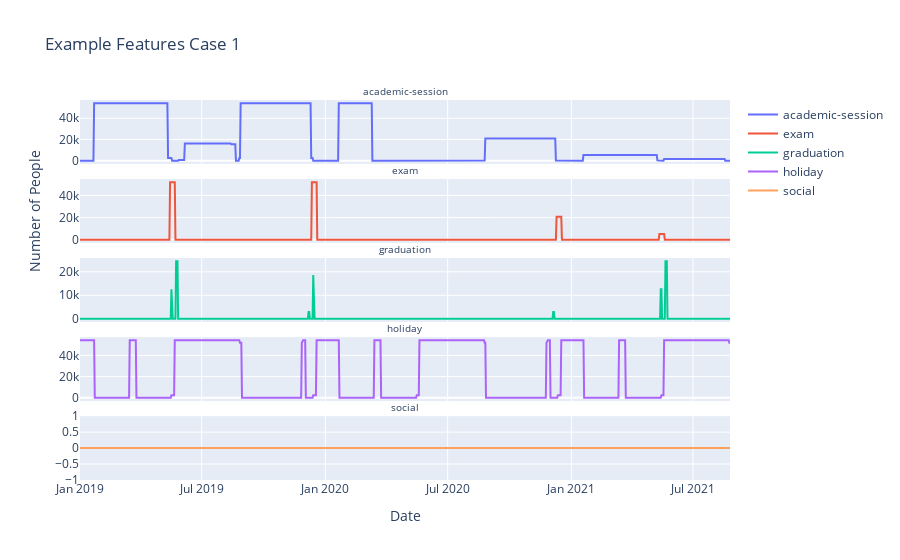

Notebook source saved alongside this figure:
### Code cell
plot_case_features(df_case_1, 'Case 1')

### Figure 1 — Plotly figure (JSON) as saved in the notebook; plotly's stock layout.template omitted (floating-point values rounded to 4 significant figures; data arrays with more than 128 entries replaced by an {"elided": "..."} marker saying what was removed)
{"data": [{"mode": "lines", "name": "academic-session", "type": "scatter", "x": {"elided": "968 str values"}, "xaxis": "x", "y": {"elided": "968 int values"}, "yaxis": "y"}, {"mode": "lines", "name": "exam", "type": "scatter", "x": {"elided": "968 str values"}, "xaxis": "x2", "y": {"elided": "968 int values"}, "yaxis": "y2"}, {"mode": "lines", "name": "graduation", "type": "scatter", "x": {"elided": "968 str values"}, "xaxis": "x3", "y": {"elided": "968 int values"}, "yaxis": "y3"}, {"mode": "lines", "name": "holiday", "type": "scatter", "x": {"elided": "968 str values"}, "xaxis": "x4", "y": {"elided": "968 int values"}, "yaxis": "y4"}, {"mode": "lines", "name": "social", "type": "scatter", "x": {"elided": "968 str values"}, "xaxis": "x5", "y": {"elided": "968 int values"}, "yaxis": "y5"}], "layout": {"annotations": [{"font": {"size": 10}, "showarrow": false, "text": "academic-session", "x": 0.5, "xanchor": "center", "xref": "paper", "y": 1, "yanchor": "bottom", "yref": "paper"}, {"font": {"size": 10}, "showarrow": false, "text": "exam", "x": 0.5, "xanchor": "center", "xref": "paper", "y": 0.792, "yanchor": "bottom", "yref": "paper"}, {"font": {"size": 10}, "showarrow": false, "text": "graduation", "x": 0.5, "xanchor": "center", "xref": "paper", "y": 0.584, "yanchor": "bottom", "yref": "paper"}, {"font": {"size": 10}, "showarrow": false, "text": "holiday", "x": 0.5, "xanchor": "center", "xref": "paper", "y": 0.376, "yanchor": "bottom", "yref": "paper"}, {"font": {"size": 10}, "showarrow": false, "text": "social", "x": 0.5, "xanchor": "center", "xref": "paper", "y": 0.168, "yanchor": "bottom", "yref": "paper"}], "autosize": true, "title": {"text": "Example Features Case 1"}, "xaxis": {"anchor": "y", "autorange": true, "domain": [0, 1], "matches": "x5", "range": ["2019-01-01", "2021-08-25"], "showticklabels": false, "type": "date"}, "xaxis2": {"anchor": "y2", "autorange": true, "domain": [0, 1], "matches": "x5", "range": ["2019-01-01", "2021-08-25"], "showticklabels": false, "type": "date"}, "xaxis3": {"anchor": "y3", "autorange": true, "domain": [0, 1], "matches": "x5", "range": ["2019-01-01", "2021-08-25"], "showticklabels": false, "type": "date"}, "xaxis4": {"anchor": "y4", "autorange": true, "domain": [0, 1], "matches": "x5", "range": ["2019-01-01", "2021-08-25"], "showticklabels": false, "type": "date"}, "xaxis5": {"anchor": "y5", "autorange": true, "domain": [0, 1], "range": ["2019-01-01", "2021-08-25"], "title": {"text": "Date"}, "type": "date"}, "yaxis": {"anchor": "x", "autorange": true, "domain": [0.832, 1], "range": [-3014.0, 57260.0], "type": "linear"}, "yaxis2": {"anchor": "x2", "autorange": true, "domain": [0.624, 0.792], "range": [-2880.0, 54710.0], "title": {"text": "Number of People"}, "type": "linear"}, "yaxis3": {"anchor": "x3", "autorange": true, "domain": [0.416, 0.584], "range": [-1361.0, 25860.0], "type": "linear"}, "yaxis4": {"anchor": "x4", "autorange": true, "domain": [0.208, 0.376], "range": [-3014.0, 57260.0], "type": "linear"}, "yaxis5": {"anchor": "x5", "autorange": true, "domain": [0, 0.168], "range": [-1, 1], "type": "linear"}}}
